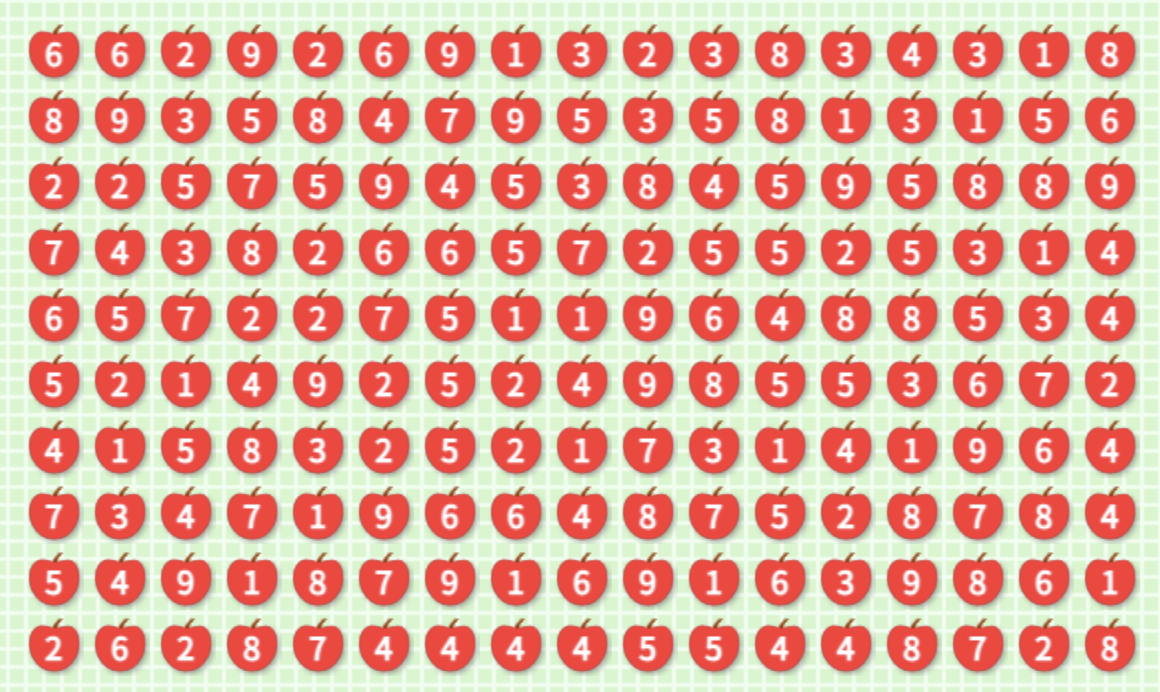
#> input picture AppleGamePathfinder/Images/full_image.png, 1160 x 692 px
$ python ocr_image.py
#> lines starting #> are read from the running program, lines starting #| are printed output that depends on the picture; after the words box and inside, x2 and y2 are one past the last pixel; in counts of white or black regions, pixels touching at a corner belong together
import cv2
import numpy as np
import matplotlib.pyplot as plt
import os

# 상대 경로 설정
BASE_DIR = os.path.dirname(os.path.dirname(os.path.abspath(__file__)))
IMAGE_DIR = os.path.join(BASE_DIR, "Images")

# 이미지 로드
img = cv2.imread(f'{IMAGE_DIR}/full_image.png')
#> img is the input picture: shape (692, 1160, 3); mean B, G, R 162, 180.9, 225.5
img_gray = cv2.cvtColor(img, cv2.COLOR_BGR2GRAY)  # 그레이스케일로 변환
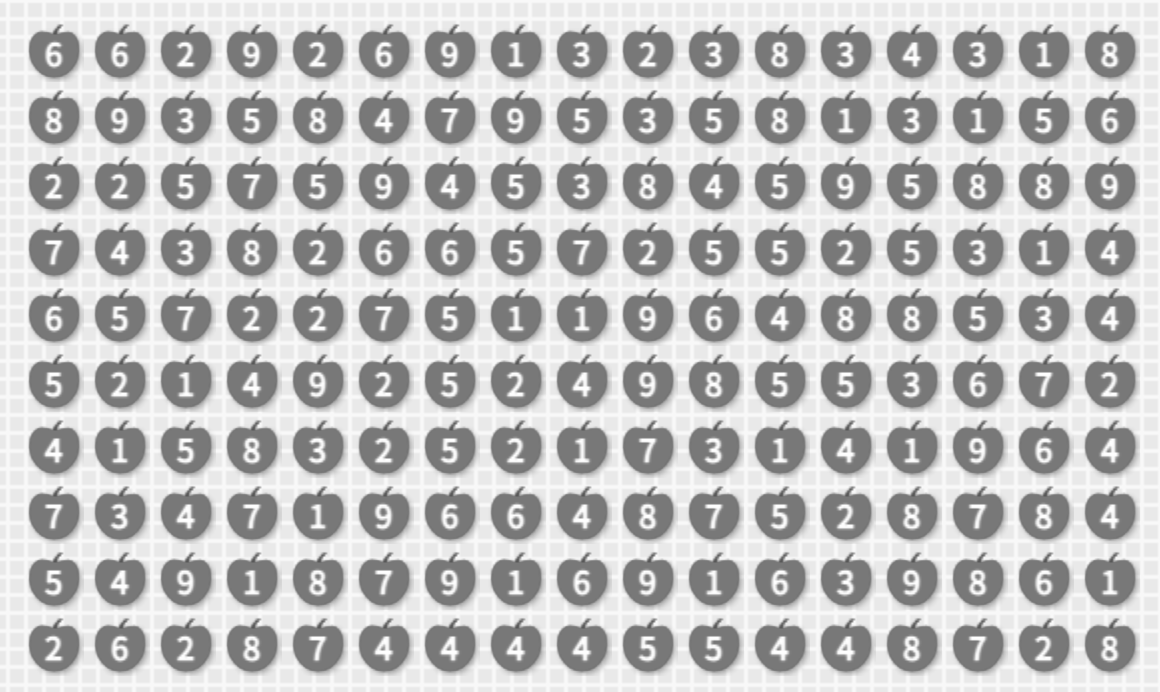
#> img_gray: shape (692, 1160); min 87, max 254, mean 192

# 엣지 처리
edges = cv2.Canny(img_gray, threshold1=100, threshold2=200)  # 엣지 검출
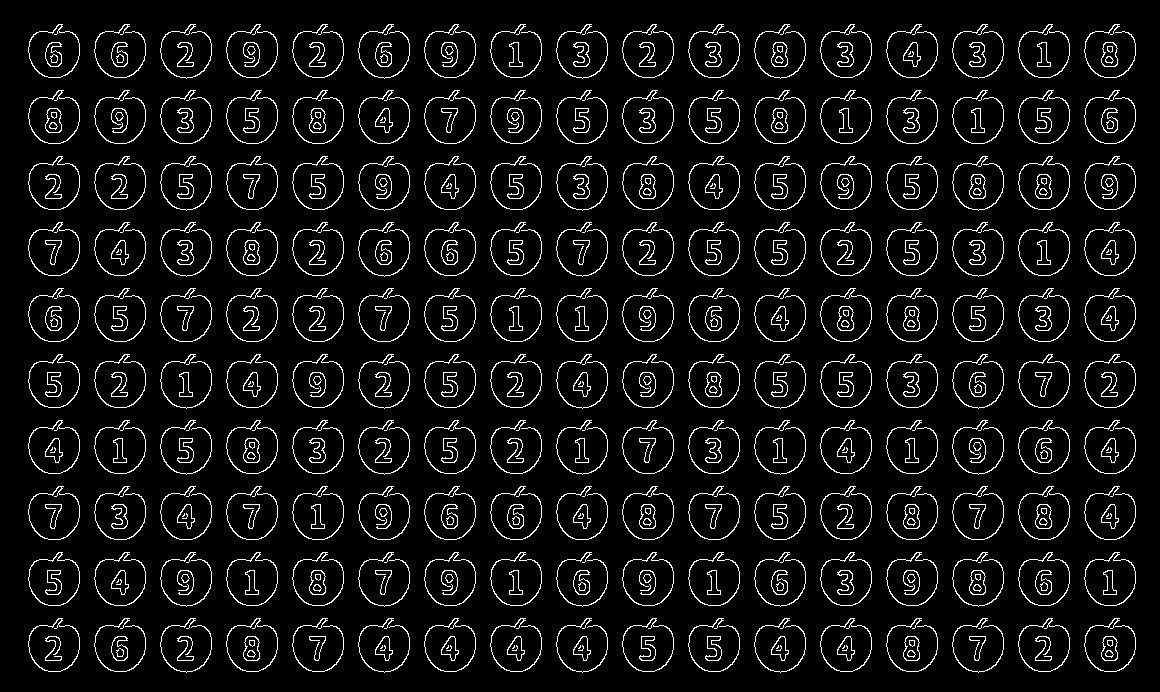
#> edges: shape (692, 1160); 6.8% white in thin lines or dots, all inside (x1, y1, x2, y2) = (28, 24, 1136, 673)
cv2.imshow("Edges", edges)

# 윤곽 찾기
contours, _ = cv2.findContours(edges, cv2.RETR_TREE, cv2.CHAIN_APPROX_SIMPLE)
#> contours = 747 contours, 93 with area under 20; largest, box (x1, y1, x2, y2) and area: (1018, 618, 1070, 672) 2002, (820, 618, 872, 672) 2002, (622, 618, 674, 672) 2002, (424, 618, 476, 672) 2002, (226, 618, 278, 672) 2002
img_contours = img.copy()

# 윤곽선 그리기 (검출된 윤곽선을 원본 이미지에 그리기)
array = []
for i in range(len(contours)):
    cnt = cv2.boundingRect(contours[i])
    x, y, w, h = cnt
    rect_area = w * h
    aspect_ratio = float(w) / h  # 가로/세로 비율

    if (aspect_ratio > 0.2) and (aspect_ratio < 0.8) and (rect_area > 300) and (rect_area < 600):
        array.append(cnt)
        cv2.rectangle(img_contours, (x, y), (x+w, y+h), (255, 0, 0), 2)
#> this loop made 747 passes
#> (x, y, w, h, rect_area, aspect_ratio) on passes 1 to 3: (1101, 636, 17, 25, 425, 0.68), (1101, 636, 17, 25, 425, 0.68), (1105, 650, 9, 8, 72, 1.12)
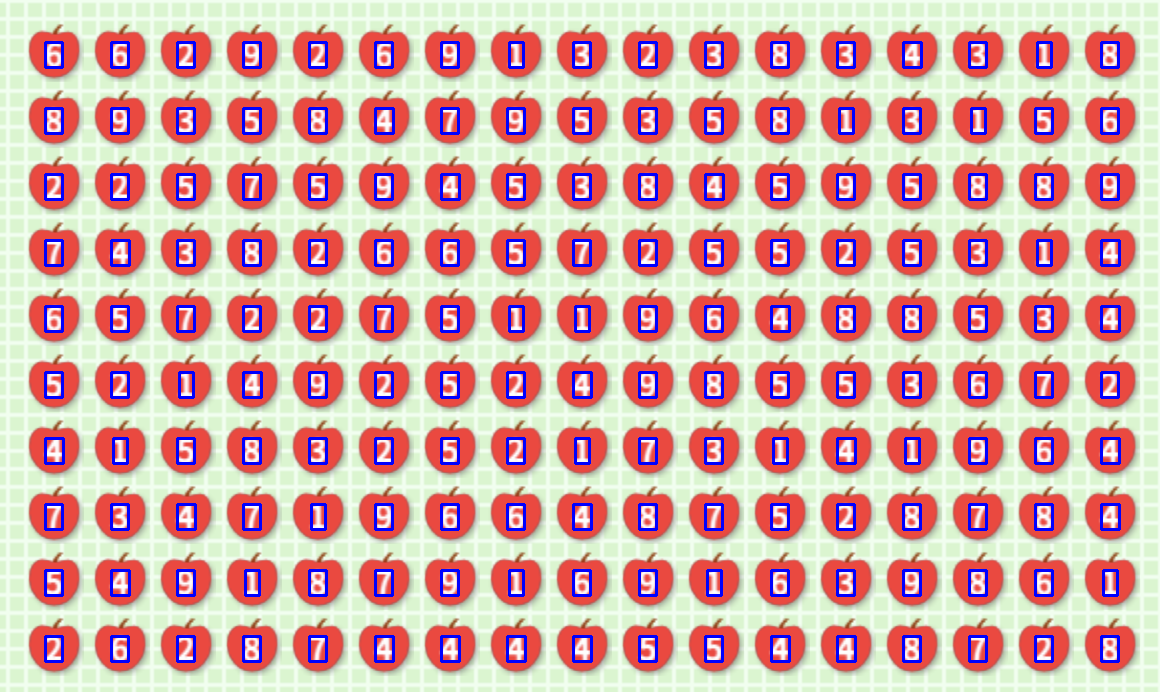
#> img_contours: shape (692, 1160, 3); 5.23% of pixels changed, all inside (x1, y1, x2, y2) = (44, 41, 1121, 663)
#> after the loop, array = 289 items, first 6: (1101, 636, 17, 25), (1101, 636, 17, 25), (969, 636, 17, 25), (903, 636, 17, 25), (903, 636, 17, 25), (771, 636, 18, 25)

array = set(array)
#> array = 170 items
cv2.imshow("contours", img_contours)
print(array)
#> (printed output is left out)
print(contours)
#> (printed output is left out)
# 숫자 템플릿 이미지 로드 (1부터 9까지)
digit_images = {}
for i in range(1, 10):
    digit_images[i] = cv2.imread(f'{IMAGE_DIR}/numbers/{i}.png', 0)

# 숫자 인식 후 좌표에 숫자 추가하기 위한 배열 생성 (10x17 배열)
apple_array = np.zeros((10, 17), dtype=int)

#  각 윤곽에 대해 템플릿 매칭을 이용해 숫자 인식
for contour in array:
    # 윤곽 영역을 바운딩 박스로 만듦
    x, y, w, h = contour

    # 바운딩 박스 내의 숫자 영역 잘라내기
    digit_roi = img_gray[y:y+h, x:x+w]

    best_match = None
    best_val = 0

    # 템플릿 매칭을 통해 숫자 인식
    for digit, digit_img in digit_images.items():
#> (the run stopped early here; a loop or call above may not have finished)
